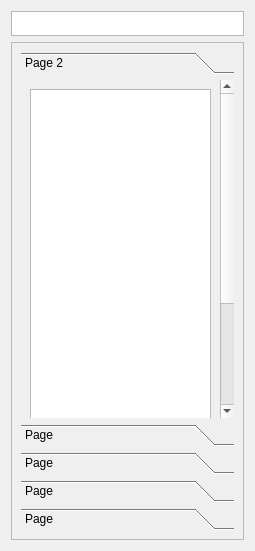
<?xml version="1.0" encoding="UTF-8"?>
<ui version="4.0">
 <class>Form</class>
 <widget class="QWidget" name="Form">
  <property name="geometry">
   <rect>
    <x>0</x>
    <y>0</y>
    <width>255</width>
    <height>551</height>
   </rect>
  </property>
  <property name="windowTitle">
   <string>Form</string>
  </property>
  <layout class="QVBoxLayout" name="verticalLayout">
   <item>
    <widget class="QTextEdit" name="textEdit">
     <property name="enabled">
      <bool>true</bool>
     </property>
     <property name="maximumSize">
      <size>
       <width>16777215</width>
       <height>25</height>
      </size>
     </property>
    </widget>
   </item>
   <item>
    <widget class="QScrollArea" name="scrollArea">
     <property name="widgetResizable">
      <bool>true</bool>
     </property>
     <widget class="QWidget" name="scrollAreaWidgetContents">
      <property name="geometry">
       <rect>
        <x>0</x>
        <y>0</y>
        <width>235</width>
        <height>500</height>
       </rect>
      </property>
      <property name="minimumSize">
       <size>
        <width>0</width>
        <height>0</height>
       </size>
      </property>
      <layout class="QVBoxLayout" name="verticalLayout_2">
       <item>
        <widget class="QToolBox" name="toolBox">
         <property name="minimumSize">
          <size>
           <width>0</width>
           <height>0</height>
          </size>
         </property>
         <property name="frameShadow">
          <enum>QFrame::Plain</enum>
         </property>
         <property name="midLineWidth">
          <number>0</number>
         </property>
         <property name="currentIndex">
          <number>0</number>
         </property>
         <property name="tabSpacing">
          <number>6</number>
         </property>
         <widget class="QWidget" name="page_2">
          <property name="geometry">
           <rect>
            <x>0</x>
            <y>0</y>
            <width>200</width>
            <height>500</height>
           </rect>
          </property>
          <property name="minimumSize">
           <size>
            <width>0</width>
            <height>500</height>
           </size>
          </property>
          <attribute name="label">
           <string>Page 2</string>
          </attribute>
          <layout class="QVBoxLayout" name="verticalLayout_4">
           <item>
            <widget class="QTextEdit" name="textEdit_2"/>
           </item>
          </layout>
         </widget>
         <widget class="QWidget" name="page">
          <property name="geometry">
           <rect>
            <x>0</x>
            <y>0</y>
            <width>217</width>
            <height>347</height>
           </rect>
          </property>
          <attribute name="label">
           <string>Page</string>
          </attribute>
         </widget>
         <widget class="QWidget" name="page_3">
          <property name="geometry">
           <rect>
            <x>0</x>
            <y>0</y>
            <width>217</width>
            <height>347</height>
           </rect>
          </property>
          <attribute name="label">
           <string>Page</string>
          </attribute>
         </widget>
         <widget class="QWidget" name="page_4">
          <property name="geometry">
           <rect>
            <x>0</x>
            <y>0</y>
            <width>217</width>
            <height>347</height>
           </rect>
          </property>
          <attribute name="label">
           <string>Page</string>
          </attribute>
         </widget>
         <widget class="QWidget" name="page_5">
          <property name="geometry">
           <rect>
            <x>0</x>
            <y>0</y>
            <width>217</width>
            <height>347</height>
           </rect>
          </property>
          <attribute name="label">
           <string>Page</string>
          </attribute>
         </widget>
        </widget>
       </item>
      </layout>
     </widget>
    </widget>
   </item>
  </layout>
 </widget>
 <resources/>
 <connections/>
</ui>
